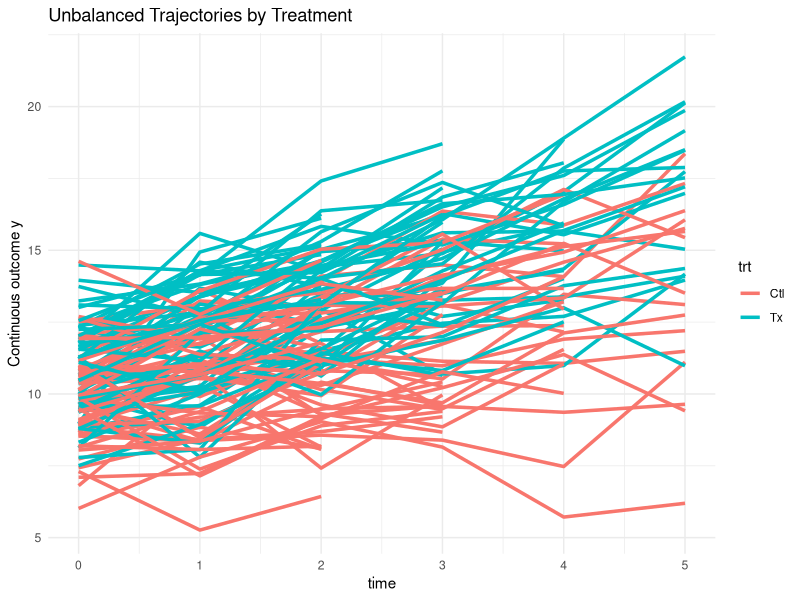
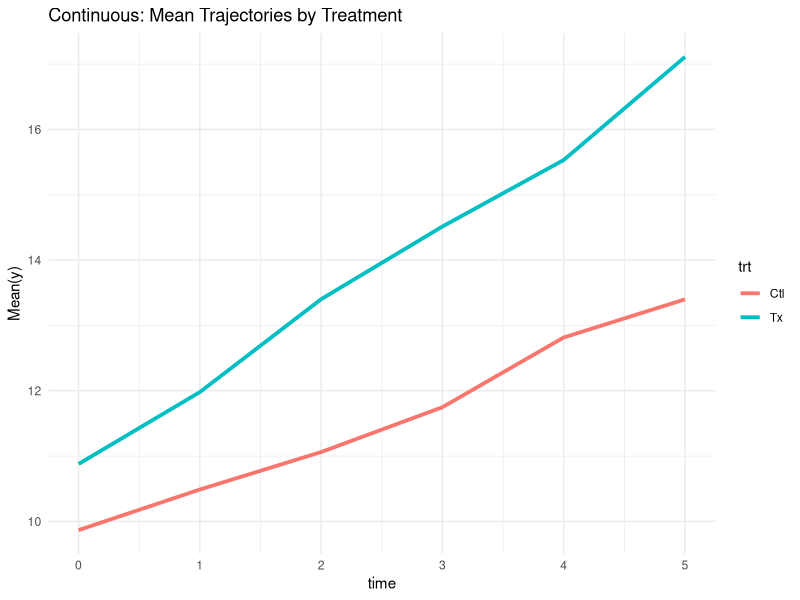
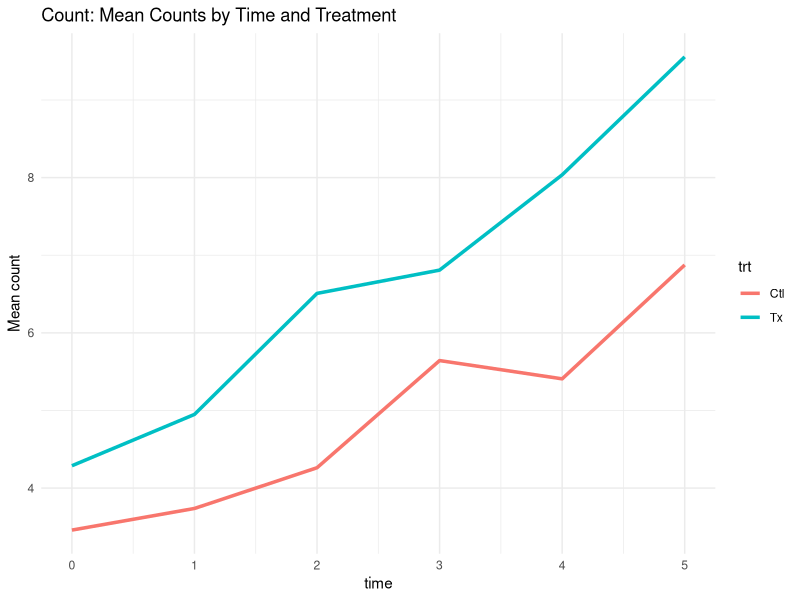
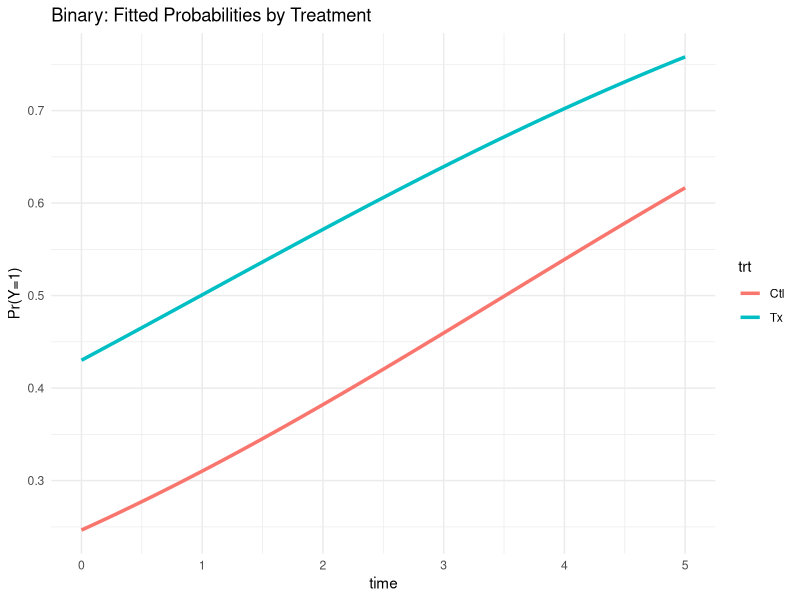
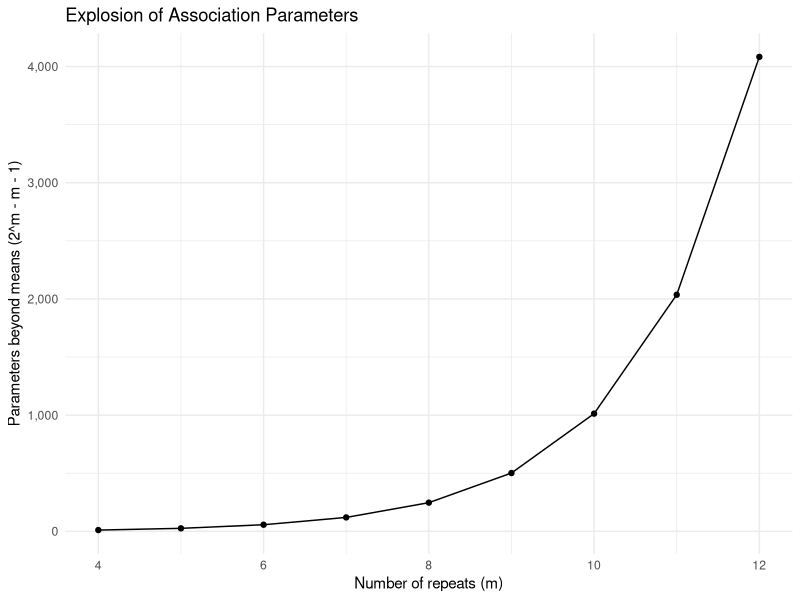

Write the R code that produced these figures, in order.
## ---- chunk 1
#| echo: true
#| output-location: slide
suppressPackageStartupMessages({
  library(dplyr)
  library(tidyr)
  library(tibble)
  library(ggplot2)
  library(nlme)
  library(MASS)
  library(broom)
})

set.seed(667)
N <- 120
n_i <- sample(3:6, N, replace = TRUE)
id <- rep(1:N, times = n_i)
time <- unlist(lapply(n_i, function(n) 0:(n-1)))
trt <- rep(rbinom(N, 1, 0.5), times = n_i)
b0 <- rep(rnorm(N, 0, 1.2), times = n_i)
b1 <- rep(rnorm(N, 0, 0.4), times = n_i)
eps <- rnorm(length(id), 0, 1)
y <- 10 + 0.6*time + 1.0*trt + 0.5*(trt*time) + b0 + b1*time + eps
lp_bin <- -1 + 0.25*time + 0.7*trt
p_bin <- plogis(lp_bin)
y_bin <- rbinom(length(id), 1, p_bin)
mu_cnt <- exp(1.2 + 0.15*time + 0.3*trt)
y_count <- rpois(length(id), mu_cnt)
cuts <- quantile(y, probs = c(.25,.5,.75))
ordinal_y <- cut(y, breaks = c(-Inf, cuts, Inf),
                 labels = c("L","M","H","VH"), ordered_result = TRUE)
dat <- tibble(
  id = factor(id),
  time = as.integer(time),
  trt = factor(trt, levels = c(0,1), labels = c("Ctl","Tx")),
  y = y,
  y_bin = as.integer(y_bin),
  y_count = as.integer(y_count),
  ordinal_y = ordered(ordinal_y)
)
## ---- chunk 2
#| echo: true
ggplot(dat, aes(time, y, group=id, color=trt)) +
  geom_line(alpha=.15) +
  stat_summary(fun=mean, geom="line", linewidth=1.2) +
  labs(title="Unbalanced Trajectories by Treatment",
       y="Continuous outcome y") +
  theme_minimal()
## ---- chunk 3
#| echo: true
#| output-location: slide
#| 
dat_cont <- dat |> dplyr::select(id, time, trt, y)
fit_cont <- gls(y ~ time*trt, data=dat_cont,
                correlation=corAR1(form=~time|id),
                method="REML")
coef(summary(fit_cont))
## ---- chunk 4
#| echo: true
#| output-location: slide
ggplot(dat_cont, aes(time, y, color=trt)) +
  stat_summary(fun=mean, geom="line", linewidth=1.3) +
  labs(title="Continuous: Mean Trajectories by Treatment",
       y="Mean(y)") +
  theme_minimal()
## ---- chunk 5
#| echo: true
#| output-location: slide

dat_cnt <- dat |> dplyr::select(id, time, trt, y_count)
fit_pois <- glm(y_count ~ time*trt, family=poisson(), data=dat_cnt)
phi_hat <- sum(residuals(fit_pois, type="pearson")^2)/fit_pois$df.residual
list(summary=summary(fit_pois)$coefficients, phi=phi_hat)
## ---- chunk 6
#| echo: true
#| output-location: slide

ggplot(dat_cnt, aes(time, y_count, color=trt)) +
  stat_summary(fun=mean, geom="line", linewidth=1.2) +
  labs(title="Count: Mean Counts by Time and Treatment",
       y="Mean count") +
  theme_minimal()
## ---- chunk 7
#| echo: true
#| output-location: slide
dat_bin <- dat |> dplyr::select(id, time, trt, y_bin)
fit_logit <- glm(y_bin ~ time*trt, family=binomial(), data=dat_bin)
newdat <- expand.grid(trt=levels(dat_bin$trt),
                      time=seq(min(dat_bin$time), max(dat_bin$time), length.out=100))
newdat$pred <- predict(fit_logit, newdata=newdat, type="response")
ggplot(newdat, aes(time, pred, color=trt)) +
  geom_line(linewidth=1.2) +
  labs(title="Binary: Fitted Probabilities by Treatment", y="Pr(Y=1)") +
  theme_minimal()
## ---- chunk 8
#| echo: true
#| output-location: slide
dat_ord <- dat |> dplyr::select(id, time, trt, ordinal_y)
fit_ord <- polr(ordinal_y ~ time*trt, data=dat_ord, Hess=TRUE)
broom::tidy(fit_ord)
## ---- chunk 9
#| echo: true
#| output-location: slide
needed_terms <- function(m) 2^m - m - 1
dfc <- data.frame(m = 4:12,
                  extra_assoc = sapply(4:12, needed_terms))
ggplot(dfc, aes(m, extra_assoc)) +
  geom_point() + geom_line() +
  scale_y_continuous(labels = scales::comma) +
  labs(title="Explosion of Association Parameters",
       x="Number of repeats (m)",
       y="Parameters beyond means (2^m - m - 1)") +
  theme_minimal()
